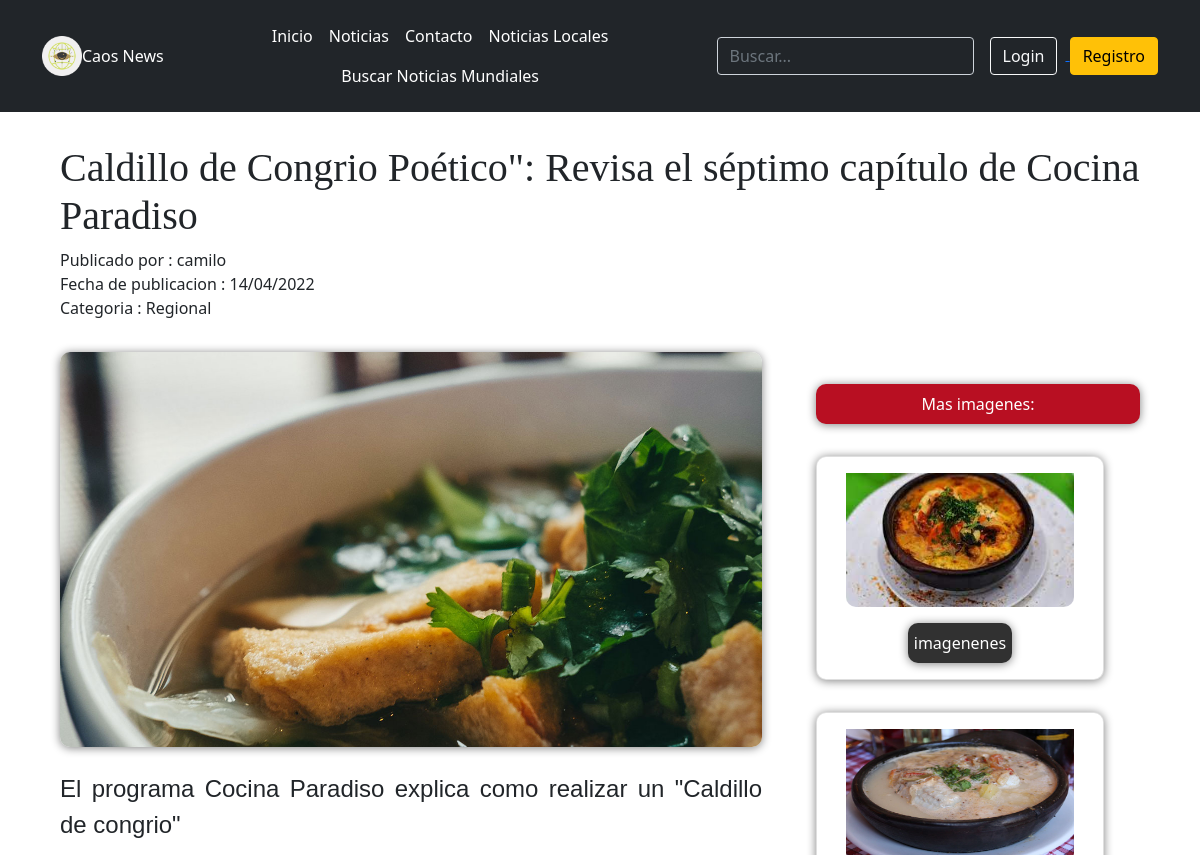
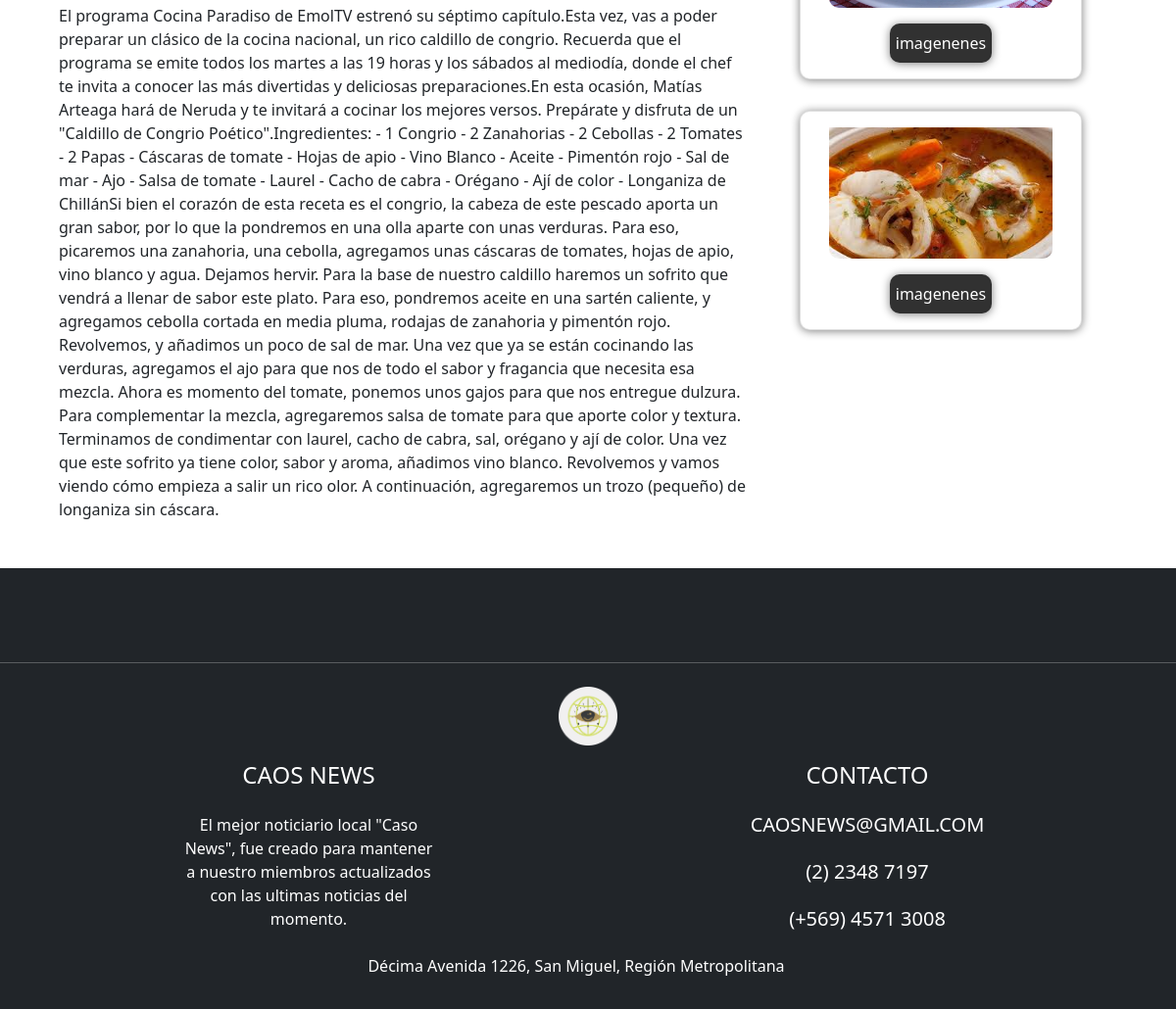
The app's page /Noticia0/Caldillo de Congrio Poético": Revisa el séptimo capítulo de Cocina Paradiso/ with its own data (2 pictures, top to bottom).
### Web_CaosNew/models.py (models this page shows, shortened)
class Noticia(models.Model):
    titulo = models.CharField(primary_key=True,max_length=300,default='--')
    subtitulo = models.CharField(max_length=300,default='--')
    historia = models.CharField(max_length=10000,default='--')
    ubicacion = models.CharField(max_length=80,default='--')
    imagen = models.ImageField(upload_to='fotos',null=True,default='Falta_imagen.jpg')
    publicar = models.BooleanField(default=False)
    comentario = models.TextField(default='--')
    nombre = models.ForeignKey(Categoria,on_delete=models.CASCADE,default='--')
    usuario = models.CharField(max_length=60,default='--')

class Categoria(models.Model):
    nombre = models.CharField(primary_key=True,max_length=20)
    imagen = models.ImageField(upload_to='fotos',null=True,default='Falta_imagen.jpg')
    def __str__(self):
        return self.nombre

class Galeria(models.Model):
    auto_inc = models.AutoField(primary_key=True)
    imagen = models.ImageField(upload_to='galeria')
    noticia = models.ForeignKey(Noticia, on_delete=models.CASCADE)

### Web_CaosNew/views.py (the view)
# urls.py: path('Noticia0/<id>/', Noticia0,name='NOTI'),
def Noticia0(request,id):
    noticia_obj = Noticia.objects.filter(titulo=id)
    galeria = Galeria.objects.filter(noticia=id)
    contexto={"noticia_obj":noticia_obj,"galeria":galeria}
    return render(request,"noticia0.html",contexto)

### Web_CaosNew/templates/noticia0.html (shortened to what this page needs)
{% extends "base1.html" %}
{% load static  %}
{% block contenedor %}
    {% for n in noticia_obj %}
    <div class="contenedorT">
      <div class="titulo">
          <h1>{{n.titulo}}</h1>
      </div>
      <div class="datos">
          Publicado por : {{n.usuario}} <br>
          Fecha de publicacion : 14/04/2022 <br>
          Categoria : {{n.nombre}}
      </div>
      <div class="contenedor">
        <div class="contenedorI">
          <input id="submit" type="submit" value="Mas imagenes:" style="margin-top: 2em;">
          {% for g in galeria %}
          <div class="card" style="width: 18rem;">
            <img src="{{g.imagen.url}}" class="card-img-top materialboxed" alt="...">
            <div class="card-body">
              <input id="submit2" type="submit" value="imagenenes">
            </div>
          </div>
          {% endfor %}
        </div>
        <div class="contenedorP">
          <div class="imagen">
              <img src="{{n.imagen.url}}" alt="">
              <p>{{n.subtitulo}}</p>
          </div>
          <div class="parrafo">
            {{n.historia}}
          </div>
        </div>
      </div>
  </div>
  {% endfor %}
{% endblock contenedor %}

### records on screen
Noticia: titulo "Caldillo de Congrio Poético\": Revisa el séptimo capítulo de Cocina Paradiso", usuario "camilo", nombre "Regional", imagen (picture), subtitulo "El programa Cocina Paradiso explica como realizar un \"Caldillo de congrio\"", historia "El programa Cocina Paradiso de EmolTV estrenó su séptimo capítulo.Esta vez, vas a poder preparar un clásico de la cocina nacional, un rico caldillo de congrio. Recuerda que el programa se emite todos los martes a las 19 horas y los sábados al mediodía, donde el chef te invita a conocer las más divertidas y deliciosas preparaciones.En esta ocasión, Matías Arteaga hará de Neruda y te invitará a cocinar los mejores versos. Prepárate y disfruta de un \"Caldillo de Congrio Poético\".Ingredientes: - 1 Congrio - 2 Zanahorias - 2 Cebollas - 2 Tomates - 2 Papas - Cáscaras de tomate - Hojas de apio - Vino Blanco - Aceite - Pimentón rojo - Sal de mar - Ajo - Salsa de tomate - Laurel - Cacho de cabra -…"
Galeria: imagen (picture)
Galeria: imagen (picture)
Galeria: imagen (picture)
